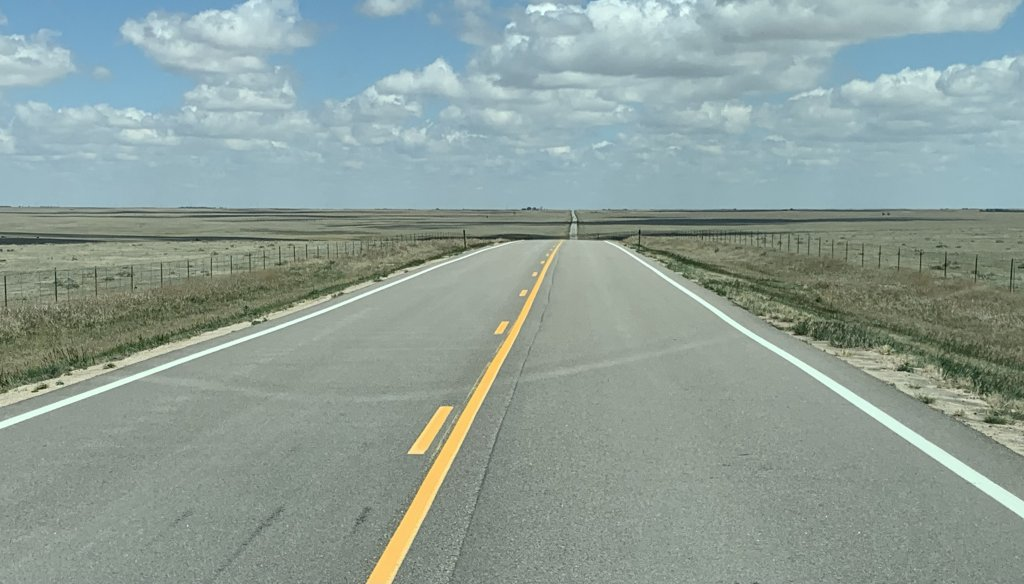
#> input picture data/samples/clean_road.jpg, 1024 x 584 px; its folder holds only this picture in this run
$ python cli.py
#> lines starting #> are read from the running program, lines starting #| are printed output that depends on the picture; after the words box and inside, x2 and y2 are one past the last pixel; in counts of white or black regions, pixels touching at a corner belong together
### src/utils.py
"""
Utility helpers and High-Level Pipeline for Road Damage Detection.
Bundles sample generator, image I/O, and one-stop RoadDamagePipeline.
"""

from pathlib import Path
from typing import Any, Dict, List, Optional, Tuple, Union
import cv2
import numpy as np
from PIL import Image

from .detector import RoadDamageDetector
from .severity import SeverityAnalyzer, RoadAssessmentReport
from .visualizer import RoadDamageVisualizer
from .reporter import InspectionReporter


class RoadDamagePipeline:
    """One-stop pipeline uniting detection, severity assessment, and visualization."""

    def __init__(
        self,
        model_path: Optional[Union[str, Path]] = None,
        conf_threshold: float = 0.25,
        iou_threshold: float = 0.45,
        perspective_weight: float = 1.5,
        device: str = "cpu",
        show_hud: bool = True,
    ):
        self.detector = RoadDamageDetector(
            model_path=model_path,
            conf_threshold=conf_threshold,
            iou_threshold=iou_threshold,
            device=device,
        )
        self.analyzer = SeverityAnalyzer(perspective_weight=perspective_weight)
        self.visualizer = RoadDamageVisualizer(show_hud=show_hud)
        self.reporter = InspectionReporter()

    def process_image(
        self,
        image_input: Union[np.ndarray, Image.Image, str, Path],
        conf: Optional[float] = None,
        iou: Optional[float] = None,
        mode: str = "auto",
    ) -> Dict[str, Any]:
        """
        Executes end-to-end detection, severity assessment, and visual overlay.

        Returns dictionary with:
        - "report": RoadAssessmentReport instance
        - "annotated_image": np.ndarray (BGR format)
        - "annotated_pil": PIL Image (RGB format)
        - "detections": list of raw detection dictionaries
        - "dataframe": pandas DataFrame of defects
        """
#> called with mode = 'auto'
        # Load standard numpy BGR
        if isinstance(image_input, (str, Path)):
            img_bgr = cv2.imread(str(image_input))
#> img_bgr is the input picture: shape (584, 1024, 3); mean B, G, R 152.8, 158.7, 142.3
            if img_bgr is None:
                raise FileNotFoundError(f"Could not load image: {image_input}")
        elif isinstance(image_input, Image.Image):
            rgb = np.array(image_input)
            img_bgr = cv2.cvtColor(rgb, cv2.COLOR_RGB2BGR)
        elif isinstance(image_input, np.ndarray):
            img_bgr = image_input.copy()
            if len(img_bgr.shape) == 2:
                img_bgr = cv2.cvtColor(img_bgr, cv2.COLOR_GRAY2BGR)
        else:
            raise TypeError(f"Unsupported image input type: {type(image_input)}")

        h, w = img_bgr.shape[:2]

        # 1. Run detection
        detections = self.detector.detect(img_bgr, conf=conf, iou=iou, mode=mode)

        # 2. Run severity assessment
        report = self.analyzer.assess_image(detections, (h, w), image=img_bgr)

        # 3. Create visual annotations
        annotated_bgr = self.visualizer.annotate(img_bgr, report)
        annotated_pil = Image.fromarray(cv2.cvtColor(annotated_bgr, cv2.COLOR_BGR2RGB))

        # 4. Tabular DataFrame
        df = self.reporter.to_dataframe(report)

        return {
            "report": report,
            "annotated_image": annotated_bgr,
            "annotated_pil": annotated_pil,
            "detections": detections,
            "dataframe": df,
            "is_cv_fallback": self.detector.is_cv_fallback,
        }


# [68 lines left out: function generate_synthetic_road_sample, not called in this run]

### src/detector.py
"""
AI Detection Engine for Road Damage.
Wraps YOLOv8 trained on the RDD2022 (Road Damage Detection) benchmark,
with automatic weight management and CV heuristic fallback.
"""

from pathlib import Path
from typing import Any, Dict, List, Optional, Tuple, Union
import cv2
import numpy as np
from PIL import Image

# Default Hugging Face repository and weights
DEFAULT_HF_REPO = "dronefreak/rdd2022-yolov8s"
DEFAULT_WEIGHTS_FILENAME = "best.pt"
LOCAL_WEIGHTS_DIR = Path(__file__).resolve().parent.parent / "weights"

# Standard RDD2022 class mappings
RDD_CLASS_MAP = {
    0: "D00",  # Longitudinal Crack
    1: "D10",  # Transverse Crack
    2: "D20",  # Alligator Crack
    3: "D40",  # Pothole
    4: "D43",  # Marking blur / crosswalk
}

RDD_HUMAN_NAMES = {
    "D00": "Longitudinal Crack",
    "D10": "Transverse Crack",
    "D20": "Alligator Crack",
    "D40": "Pothole",
    "D43": "Surface Marking Blur",
}


class RoadDamageDetector:
    """Detects road distress (potholes, alligator cracks, linear cracks) using YOLOv8."""

    def __init__(
        self,
        model_path: Optional[Union[str, Path]] = None,
        hf_repo: str = DEFAULT_HF_REPO,
        conf_threshold: float = 0.25,
        iou_threshold: float = 0.45,
        device: str = "cpu",
    ):
        """
        Args:
            model_path: Local path to .pt weights. If None, auto-downloads from HF.
            hf_repo: HuggingFace repository ID if model_path is None.
            conf_threshold: Minimum confidence score to accept detection.
            iou_threshold: Non-Maximum Suppression (NMS) IoU overlap threshold.
            device: 'cpu' or 'cuda'.
        """
        self.conf_threshold = conf_threshold
        self.iou_threshold = iou_threshold
        self.device = device
        self.hf_repo = hf_repo
        self.model = None
        self.model_path = model_path
        self.is_cv_fallback = False

        self._initialize_model()

    def _initialize_model(self) -> None:
        """Loads YOLOv8 weights or sets up CV fallback if unavailable."""
        LOCAL_WEIGHTS_DIR.mkdir(parents=True, exist_ok=True)

        target_path: Optional[Path] = None

        if self.model_path and Path(self.model_path).is_file():
            target_path = Path(self.model_path)
        else:
            # Check for existing weights in local weights dir
            direct_default = LOCAL_WEIGHTS_DIR / DEFAULT_WEIGHTS_FILENAME
            local_default = LOCAL_WEIGHTS_DIR / f"{self.hf_repo.replace('/', '_')}_{DEFAULT_WEIGHTS_FILENAME}"
            if direct_default.is_file():
                target_path = direct_default
            elif local_default.is_file():
                target_path = local_default
            else:
                # Try downloading from Hugging Face
                try:
                    from huggingface_hub import hf_hub_download
                    print(f"[Rovex] Fetching weights from Hugging Face: {self.hf_repo}...")
                    downloaded = hf_hub_download(
                        repo_id=self.hf_repo,
                        filename=DEFAULT_WEIGHTS_FILENAME,
                        local_dir=str(LOCAL_WEIGHTS_DIR),
                        local_dir_use_symlinks=False,
                    )
                    target_path = Path(downloaded)
                    print(f"[Rovex] Model weights successfully cached at: {target_path}")
                except Exception as e:
                    print(f"[Rovex] Warning: Could not download weights ({e}).")

        # Attempt to load Ultralytics YOLO
        if target_path and target_path.is_file():
            try:
                from ultralytics import YOLO
                self.model = YOLO(str(target_path))
                self.model_path = str(target_path)
                print(f"[Rovex] YOLOv8 model loaded successfully from {target_path}")
                return
            except Exception as e:
                print(f"[Rovex] Warning: Failed to initialize YOLO ({e}). Engaging CV fallback.")

        # Fallback to computer vision heuristic detector if YOLO or weights aren't loaded
        self.is_cv_fallback = True
        print("[Rovex] Operating in Computer Vision Heuristic Fallback mode.")

    def detect(
        self,
        image_input: Union[np.ndarray, Image.Image, str, Path],
        conf: Optional[float] = None,
        iou: Optional[float] = None,
        mode: str = "auto",
    ) -> List[Dict[str, Any]]:
        """
        Runs road damage detection on an image.
        Args:
            image_input: image array or filepath.
            conf: confidence threshold.
            iou: IoU NMS threshold.
            mode: 'auto' (YOLO with fallback/supplement), 'yolo' (YOLO only),
                  'cv' (Computer Vision edge/darkness only), 'hybrid' (ensemble).
        """
#> called with mode = 'auto'
        conf = conf if conf is not None else self.conf_threshold
        iou = iou if iou is not None else self.iou_threshold

        # Load image array (RGB for PIL, BGR for CV)
        if isinstance(image_input, (str, Path)):
            img_bgr = cv2.imread(str(image_input))
            if img_bgr is None:
                raise FileNotFoundError(f"Could not read image file: {image_input}")
            img_rgb = cv2.cvtColor(img_bgr, cv2.COLOR_BGR2RGB)
        elif isinstance(image_input, Image.Image):
            img_rgb = np.array(image_input)
            img_bgr = cv2.cvtColor(img_rgb, cv2.COLOR_RGB2BGR)
        elif isinstance(image_input, np.ndarray):
            if len(image_input.shape) == 2:
                img_bgr = cv2.cvtColor(image_input, cv2.COLOR_GRAY2BGR)
                img_rgb = cv2.cvtColor(img_bgr, cv2.COLOR_BGR2RGB)
            else:
                img_bgr = image_input
                img_rgb = cv2.cvtColor(image_input, cv2.COLOR_BGR2RGB)
        else:
            raise TypeError(f"Unsupported image input type: {type(image_input)}")

        if self.is_cv_fallback or mode == "cv":
            return self._detect_cv_heuristic(img_bgr, conf)

        if mode == "yolo":
            return self._detect_yolo(img_rgb, conf, iou)

        # Mode is 'auto' or 'hybrid'
        yolo_dets = self._detect_yolo(img_rgb, conf, iou)
        if mode == "auto":
            if yolo_dets:
                return yolo_dets
            # If YOLO detected nothing (e.g. synthetic road), try CV heuristic
            return self._detect_cv_heuristic(img_bgr, conf)

        # Hybrid: combine both without overlaps
        cv_dets = self._detect_cv_heuristic(img_bgr, conf)
        combined = list(yolo_dets)
        for cd in cv_dets:
            cx1, cy1, cx2, cy2 = cd["box"]
            c_area = max(1, (cx2 - cx1) * (cy2 - cy1))
            overlap = False
            for yd in yolo_dets:
                yx1, yy1, yx2, yy2 = yd["box"]
                ix1, iy1 = max(cx1, yx1), max(cy1, yy1)
                ix2, iy2 = min(cx2, yx2), min(cy2, yy2)
                if ix2 > ix1 and iy2 > iy1:
                    inter_area = (ix2 - ix1) * (iy2 - iy1)
                    if inter_area / float(c_area) > 0.35:
                        overlap = True
                        break
            if not overlap:
                combined.append(cd)
        return combined

    # [56 lines left out: function _detect_yolo, not called in this run]

    def _detect_cv_heuristic(
        self,
        img_bgr: np.ndarray,
        conf: float,
    ) -> List[Dict[str, Any]]:
        """
        Computer Vision heuristic fallback for detecting road distress when DL weights
        are unavailable or during offline testing.
        Uses adaptive multi-scale edge filtering & shadow depression analysis.
        """
#> called with conf = 0.25
        h, w = img_bgr.shape[:2]
        gray = cv2.cvtColor(img_bgr, cv2.COLOR_BGR2GRAY)
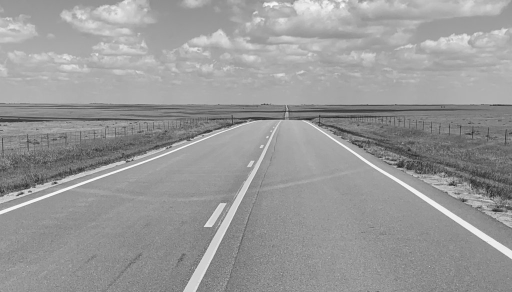
#> gray: shape (584, 1024) (shown at 1/2 size); min 11, max 253, mean 153.1

        # Focus analysis on the lower 75% of the frame (road surface)
        road_roi_y = int(h * 0.25)
        gray_road = gray[road_roi_y:h, 0:w]
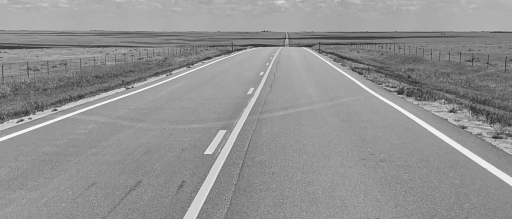
#> gray_road: shape (438, 1024) (shown at 1/2 size); min 11, max 253, mean 145.8

        # 1. Pothole depression detection: dark concave regions
        blurred = cv2.GaussianBlur(gray_road, (11, 11), 0)
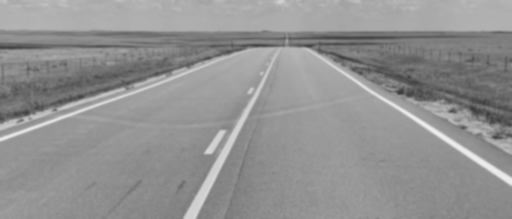
#> blurred: shape (438, 1024) (shown at 1/2 size); min 59, max 239, mean 145.8
        # Threshold for dark depressions significantly lower than mean pavement
        mean_lum = np.mean(blurred)
#> mean_lum = 145.8
        thresh_dark = max(20, int(mean_lum * 0.62))
#> thresh_dark = 90
        _, dark_mask = cv2.threshold(blurred, thresh_dark, 255, cv2.THRESH_BINARY_INV)
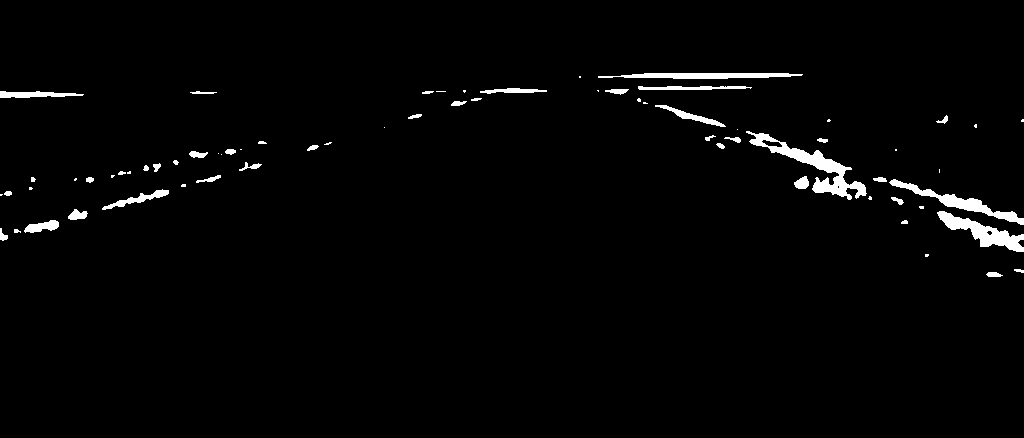
#> dark_mask: shape (438, 1024); 2% white; 69 white regions (26 under 20 px), largest, box (x1, y1, x2, y2) and area: (746, 131, 867, 200) 1808, (937, 211, 1024, 252) 1239, (889, 179, 1024, 225) 1106

        # Morphological cleanup
        kernel = cv2.getStructuringElement(cv2.MORPH_ELLIPSE, (9, 9))
        dark_clean = cv2.morphologyEx(dark_mask, cv2.MORPH_OPEN, kernel)
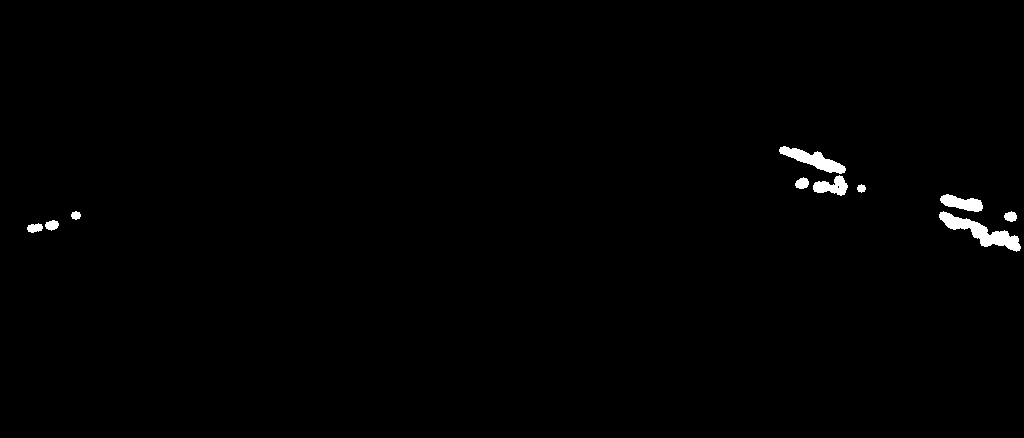
#> dark_clean: shape (438, 1024); 0.74% white; 10 white regions, largest, box (x1, y1, x2, y2) and area: (939, 211, 1021, 252) 1105, (779, 146, 846, 174) 745, (940, 194, 983, 212) 465
        dark_clean = cv2.morphologyEx(dark_clean, cv2.MORPH_CLOSE, kernel)
#> dark_clean: shape (438, 1024); 0.78% white; 6 white regions

        contours_pothole, _ = cv2.findContours(dark_clean, cv2.RETR_EXTERNAL, cv2.CHAIN_APPROX_SIMPLE)
#> contours_pothole = 6 contours; box (x1, y1, x2, y2) and area: (939, 194, 1024, 252) 1518, (779, 146, 848, 196) 1248, (27, 220, 59, 233) 202, (1004, 211, 1017, 222) 86, (71, 211, 81, 220) 52, (857, 184, 866, 193) 44

        detections = []
        min_area = (w * h) * 0.0015  # At least 0.15% of image
        max_area = (w * h) * 0.25

        for cnt in contours_pothole:
            area = cv2.contourArea(cnt)
            if min_area < area < max_area:
                bx, by, bw, bh = cv2.boundingRect(cnt)
                aspect = bw / float(bh)
                # Potholes are generally elliptical / rounded (aspect 0.4 to 3.0)
                if 0.35 < aspect < 3.2:
                    abs_y1 = by + road_roi_y
                    abs_y2 = abs_y1 + bh
                    score = min(0.92, max(0.55, 0.60 + (area / (w * h)) * 10.0))
                    if score >= conf:
                        detections.append(
                            {
                                "box": [bx, abs_y1, bx + bw, abs_y2],
                                "confidence": round(score, 3),
                                "class": "D40",
                                "class_name": "Pothole",
                            }
                        )
#> this loop made 6 passes
#> (area, bx, by, bw, bh, aspect, abs_y1, abs_y2) on passes 4, 6: (1518.5, 939, 194, 85, 58, 1.47, 340, 398), (1248.5, 779, 146, 69, 50, 1.38, 292, 342)
#> after the loop, detections = 2 items

        # 2. Crack detection: high-gradient edges
        edges = cv2.Canny(gray_road, 50, 150)
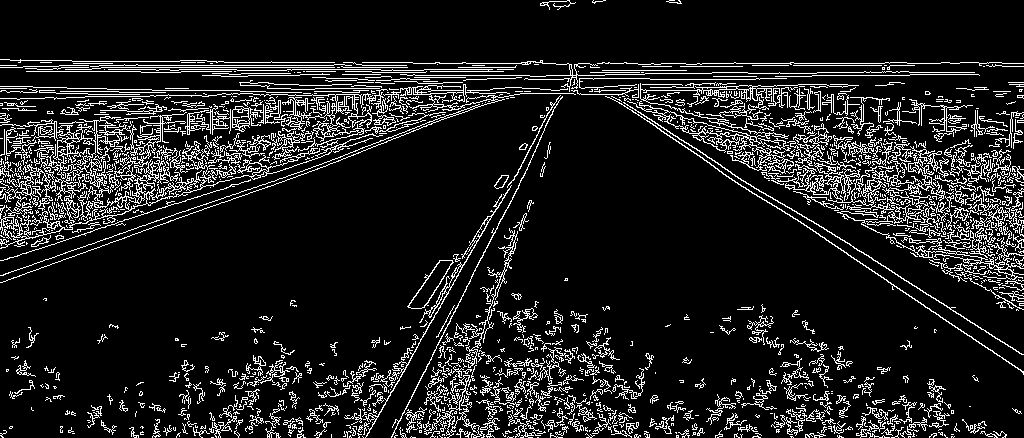
#> edges: shape (438, 1024); 12% white in thin lines or dots
        crack_kernel = cv2.getStructuringElement(cv2.MORPH_RECT, (5, 5))
        dilated_edges = cv2.dilate(edges, crack_kernel, iterations=1)
#> dilated_edges: shape (438, 1024); 42.2% white; 82 white regions

        contours_cracks, _ = cv2.findContours(dilated_edges, cv2.RETR_EXTERNAL, cv2.CHAIN_APPROX_SIMPLE)
#> contours_cracks = 80 contours; largest, box (x1, y1, x2, y2) and area: (0, 57, 1024, 438) 163108, (704, 336, 962, 438) 12037, (150, 339, 341, 438) 7578, (745, 302, 786, 357) 990, (7, 358, 38, 401) 560
#> (the rest of the program and of its run is left out)
